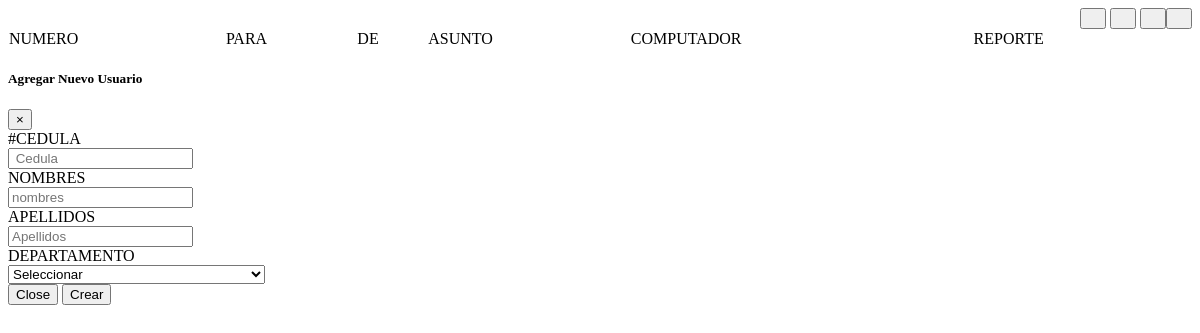
Page /ACTAS/COMPUTADOR/computador/lista.php on the earlier database version.
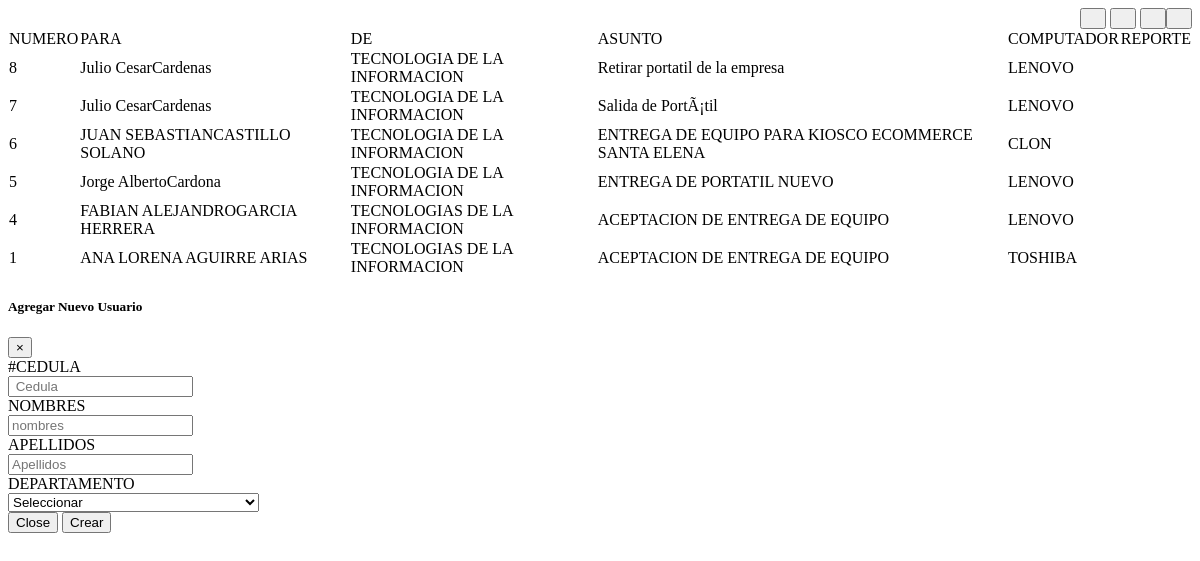
Same page on the later database version.
### tables this page shows
CREATE TABLE `actas` (
  `ID` int(11) NOT NULL,
  `USUARIO_ID` int(11) NOT NULL,
  `DE` varchar(40) NOT NULL,
  `ASUNTO` varchar(80) NOT NULL,
  `CREADO_POR` int(11) NOT NULL,
  `FECHA` datetime NOT NULL
);

CREATE TABLE `usuarios` (
  `CEDULA` int(11) NOT NULL,
  `NOMBRES` varchar(40) NOT NULL,
  `APELLIDOS` varchar(40) NOT NULL,
  `DEPARTAMENTO_ID` int(11) NOT NULL
);

CREATE TABLE `marcas_pc` (
  `ID` int(11) NOT NULL,
  `MARCA` varchar(20) NOT NULL
);

### ACTAS/COMPUTADOR/clases/funciones.php (called while the page is built, shortened)
<?php
class funciones{
     public function __construct(){
        $this->pdo = new config();
    }
        public function select_persons(){
        $pdo = $this->pdo;
        $sql = "SELECT a.ID,u.NOMBRES,u.APELLIDOS ,a.DE,a.ASUNTO,m.marca FROM computadores c INNER JOIN actas a INNER JOIN marcas_pc m  INNER JOIN usuarios u ON c.ACTA_ID = a.ID AND c.MARCA_ID = m.ID AND a.USUARIO_ID = u.CEDULA ORDER BY a.ID DESC";
        $query = $pdo->query($sql);
        $queryResult = $query->fetchAll(\PDO::FETCH_ASSOC);
        return $queryResult;
    }
}
?>

### ACTAS/COMPUTADOR/computador/lista.php (the view, shortened to what this page needs)
<?php
require_once '../clases/funciones.php';
$usuarios = new funciones();
$result = $usuarios ->select_persons();
?>
<link rel="stylesheet" href="../../CSS/bootstrap/font-awesome.min.css">
<link rel="stylesheet" type="text/css" href="../ACTAS/CSS/css_list_actas.css">
<div id="none">
<div class="box-header">
    <div class="pull-right box-tools col-md-1 col-lg-1 col-xs-1">
        <button class="btn btn-primary btn-sm" id="nuevo_computador" data-toggle="tooltip" title="Nueva acta Computador">
            <i class="fas fa-plus" aria-hidden="true"></i>
        </button>
    </div>
    <div class="pull-right box-tools col-md-11 col-lg-11 col-xs-11">
        <button class="btn btn-primary btn-sm" id="nuevo_computador_lista" data-toggle="tooltip" title="Acta computador">
           <i class="fas fa-laptop"></i>
        </button>
        <button class="btn btn-primary btn-sm" id="nueva_pantalla_lista" data-toggle="tooltip" title="Acta pantalla">
            <i class="fas fa-tv"></i>
        </button>
        <button type="button" class="btn btn-warning btn-sm" data-toggle="modal" data-target="#exampleModal" title="Agregar Usuario">
          <i class="fas fa-user-plus"></i>
        </button>
    </div>
</div>
<div class="box-body">
    <table class="table table-striped table-bordered table-hover table-responsive" cellspacing="0" width="100%">
    <thead>
        <tr class="negrita">
            <td>NUMERO</td>
            <td>PARA</td>
            <td>DE</td>
            <td>ASUNTO</td>
            <td>COMPUTADOR</td>
            <td>REPORTE</td>
        </tr>
    </thead>
    <tbody>
        <?php
            foreach ($result as $usuarios) {
            ?>
            <tr>
                <td><?php echo $usuarios['ID']?></td>
                <td><?php echo $usuarios['NOMBRES'], $usuarios['APELLIDOS'] ?></td>
                <td><?php echo $usuarios['DE'] ?></td>
                <td><?php echo $usuarios['ASUNTO'] ?></td>
                <td><?php echo $usuarios['marca'] ?></td>
                <td><a href="../ACTAS/COMPUTADOR/reporte/plantilla.php?id=<?php echo $usuarios['ID']?>" target="_Blank" class= "btn btn-danger fas fa-file-pdf fa-1x"></a></td>
            </tr>
            <?php
            }
        ?>
    </tbody>
    </table>
</div>
</div>
<form  id="frmModal" name="frmModal" method="post" action="../ACTAS/COMPUTADOR/procesos/ingreso_usuario.php">
<div class="modal fade" id="exampleModal" tabindex="-1" role="dialog" aria-labelledby="exampleModalLabel" aria-hidden="true">
  <div class="modal-dialog" role="document">
    <div class="modal-content">
      <div class="modal-header">
        <h5 class="modal-title" id="exampleModalLabel">Agregar Nuevo Usuario</h5>
        <button type="button" class="close" data-dismiss="modal" aria-label="Close">
          <span aria-hidden="true">&times;</span>
        </button>
      </div>
      <div class="modal-body">
        <div class="col-lg-12">
            <label>#CEDULA</label>
                <div class="input-group mb-3">
                    <input type="number" name="cedula2" id="cedula2" class="form-control" placeholder=" Cedula" aria-label="Username" aria-describedby="basic-addon1">
                </div>
        </div>
        <div class="col-lg-12">
                        <label>NOMBRES</label>
                            <div class="input-group mb-3">
                                <input type="text" name="nombres" id="nombres" class="form-control" placeholder="nombres" aria-label="Username" aria-describedby="basic-addon1">
                            </div>
        </div>
        <div class="col-lg-12">
            <label>APELLIDOS</label>
                <div class="input-group mb-3">
                    <input type="text" name="apellidos" id="apellidos" class="form-control" placeholder="Apellidos" aria-label="Username" aria-describedby="basic-addon1">
                </div>
        </div>
        <div class="col-lg-12">
            <label>DEPARTAMENTO</label>
                <div class="input-group mb-3">
                    <select class="form-control dimension" id="inputGroupSelect01" name="departamento" id="para">
                        <option selected>Seleccionar</option>
                            </select>
                </div>
        </div>
      </div>
     <div class="modal-footer">
                    <button type="button" class="btn btn-danger" data-dismiss="modal">Close</button>
                    <input type="submit" id="btnEnviarU" value="Crear">
                  </div>
    </div>
  </div>
</div>
</form>

Differences in the rows shown:
added actas: ID "8", USUARIO_ID.NOMBRES "Julio Cesar", USUARIO_ID.APELLIDOS "Cardenas", DE "TECNOLOGIA DE LA INFORMACION", ASUNTO "Retirar portatil de la empresa", marcas_pc.MARCA "LENOVO"
added actas: ID "7", USUARIO_ID.NOMBRES "Julio Cesar", USUARIO_ID.APELLIDOS "Cardenas", DE "TECNOLOGIA DE LA INFORMACION", ASUNTO "Salida de PortÃ¡til", marcas_pc.MARCA "LENOVO"
added actas: ID "6", USUARIO_ID.NOMBRES "JUAN SEBASTIAN", USUARIO_ID.APELLIDOS "CASTILLO SOLANO", DE "TECNOLOGIA DE LA INFORMACION", ASUNTO "ENTREGA DE EQUIPO PARA KIOSCO ECOMMERCE SANTA ELENA", marcas_pc.MARCA "CLON"
added actas: ID "5", USUARIO_ID.NOMBRES "Jorge Alberto", USUARIO_ID.APELLIDOS "Cardona", DE "TECNOLOGIA DE LA INFORMACION", ASUNTO "ENTREGA DE PORTATIL NUEVO", marcas_pc.MARCA "LENOVO"
added actas: ID "4", USUARIO_ID.NOMBRES "FABIAN ALEJANDRO", USUARIO_ID.APELLIDOS "GARCIA HERRERA", DE "TECNOLOGIAS DE LA INFORMACION", ASUNTO "ACEPTACION DE ENTREGA DE EQUIPO", marcas_pc.MARCA "LENOVO"
added actas: ID "1", USUARIO_ID.NOMBRES "ANA LORENA", USUARIO_ID.APELLIDOS "AGUIRRE ARIAS", DE "TECNOLOGIAS DE LA INFORMACION", ASUNTO "ACEPTACION DE ENTREGA DE EQUIPO", marcas_pc.MARCA "TOSHIBA"
